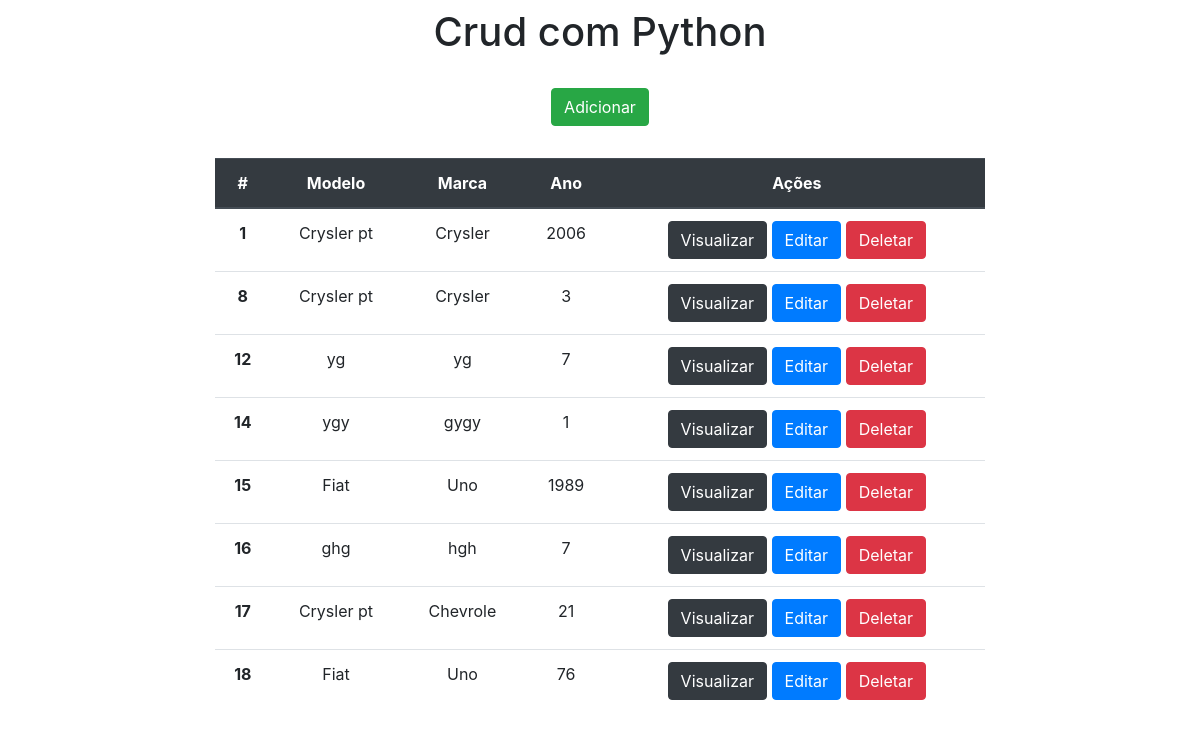
The page / on the database its author committed.
### app/models.py (models this page shows)
class Carros(models.Model):
    modelo = models.CharField(max_length=150)
    marca = models.CharField(max_length=100)
    ano = models.IntegerField()

### app/views.py (the view)
# urls.py: 2. Add a URL to urlpatterns:  path('', views.home, name='home')
def home(request):
    data = {}
    data['db'] = Carros.objects.all()
    return render(request, 'index.html', data)

### app/templates/index.html (shortened to what this page needs)
<!DOCTYPE html>
<html lang="pt-br">
<head>
    <link href="https://stackpath.bootstrapcdn.com/bootstrap/4.4.1/css/bootstrap.min.css"
 rel="stylesheet">
</head>
<body>
<div class="col-8 m-auto pt-2 pb-2 text-center">
    <h1>Crud com Python</h1>
</div>
<div class="col-8 m-auto pt-3 pb-2 text-center">
    <a class="btn btn-success" href="/form">Adicionar</a>
</div>
<div class="col-8 m-auto pt-4 pb-2 text-center">
    <table class="table">
        <thead class="thead-dark">
        <tr>
            <th scope="col">#</th>
            <th scope="col">Modelo</th>
            <th scope="col">Marca</th>
            <th scope="col">Ano</th>
            <th scope="col">Ações</th>
        </tr>
        </thead>
        <tbody>
        {% for dbs in db %}
        <tr>
            <th>{{dbs.id}}</th>
            <td>{{dbs.modelo}}</td>
            <td>{{dbs.marca}}</td>
            <td>{{dbs.ano}}</td>
            <td>
                <a class="btn btn-dark" href="/view/{{dbs.id}}/">Visualizar</a>
                <a href="/edit/{{dbs.id}}/" class="btn btn-primary">Editar</a>
                <a href="/delete/{{dbs.id}}/" class="btn btn-danger btnDel">Deletar</a>
            </td>
        </tr>
        {% endfor %}
        </tbody>
    </table>
</div>
{% load static %}
</body>
</html>

### rows shown on the page
Carros: id "1", modelo "Crysler pt", marca "Crysler", ano "2006"
Carros: id "8", modelo "Crysler pt", marca "Crysler", ano "3"
Carros: id "12", modelo "yg", marca "yg", ano "7"
Carros: id "14", modelo "ygy", marca "gygy", ano "1"
Carros: id "15", modelo "Fiat", marca "Uno", ano "1989"
Carros: id "16", modelo "ghg", marca "hgh", ano "7"
Carros: id "17", modelo "Crysler pt", marca "Chevrole", ano "21"
Carros: id "18", modelo "Fiat", marca "Uno", ano "76"
